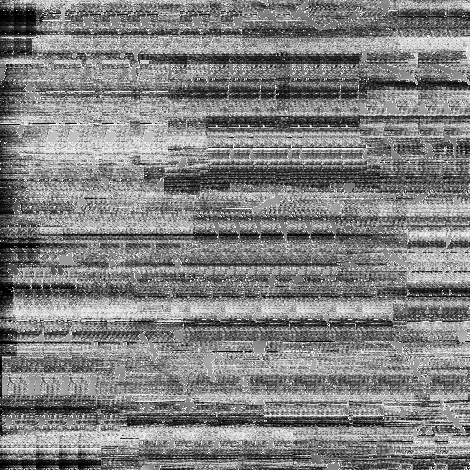
#> input picture Mask4.tif, 470 x 470 px, given as the content of the folder /Deposition images/Images/Testing impact of noise/Originals/, which was not available
$ python adding_noise.py   (older library calls are emulated)
#> lines starting #> are read from the running program, lines starting #| are printed output that depends on the picture; after the words box and inside, x2 and y2 are one past the last pixel; in counts of white or black regions, pixels touching at a corner belong together; pictures that were not available may be replaced by others from this repository, and a replacement may not be noted
'''
adding_noise.py:

This code adds artificial noise to greyscale images. Takes a path to folder
containing the images you want to augment with noise and adds 8 different
types of noise to these images:

- Banding
- Stripes
- Streaking
- Background streaking
- Blurring
- Inversion
- Drift
- Banding and stripes

The augmented images are then saved in a specified folder.

Paths to image folders are specified on lines 149 and 150.

Streaking and background contrast require you to provide a mask, an example
is given in this repository (mask4.tif). These are specified on lines 181
and 246.
'''

import cv2  # image processing functions
import numpy as np  # manipulating arrays
import os  # for navigating folders and files
import shutil  # operations on files
from scipy import ndimage  # for applying filters to images (e.g. Gaussian filter)
import math  # math functions
import random  # generating random numbers
import codecs
import scipy.misc
from skimage import filters  # used for finding otsus threshold


def getAllImages(dirName):
    # function to create a list of file and sub directories names in the given directory
    listOfFile = os.listdir(dirName)
    allFiles = list()
    # Iterate over all the entries
    for entry in listOfFile:
        # Create full path
        fullPath = os.path.join(dirName, entry)
        # If entry is a directory then get the list of files in this directory
        if os.path.isdir(fullPath):
            # allFiles = allFiles + getAllImages(fullPath)
            print("directory")
        else:
            allFiles.append(fullPath)

    return allFiles


def imgstripe(img):
    # function to add stripes to image
    rows, cols = img.shape
    rand_x = random.randint(15, rows - 16)  # randomised center x value of center stripe
    rand_y = random.randint(0, rows - 11)  # randomised center y value of center stripe
    rand_length = random.randint(0, rows - 21)  # randomised length of stripes in both y directions
    bow = random.randint(0, 2)  # 0 = black stripes, 1 = white stripes, 2 = random grey stripes
    numofs = random.randint(1, 7)  # randomised number of stripes
    if bow == 1:
        int = 255
    elif bow == 0:
        int = 0
    else:
        int = random.randint(1, 254)
    if rand_y + rand_length + 20 > rows - 1:
        if numofs >= 1:
            img[(rand_x - 15):(rand_x - 14), (rand_y + random.randint(0, 10)):rows - 1] = int
        if numofs >= 2:
            img[(rand_x - 10):(rand_x - 9), (rand_y + random.randint(0, 10)):rows - 1] = int
        if numofs >= 3:
            img[(rand_x - 6):(rand_x - 5), (rand_y + random.randint(0, 10)):rows - 1] = int
        if numofs >= 4:
            img[(rand_x - 1):(rand_x + 1), (rand_y + random.randint(0, 10)):rows - 1] = int
        if numofs >= 5:
            img[(rand_x + 3):(rand_x + 4), (rand_y + random.randint(0, 10)):rows - 1] = int
        if numofs >= 6:
            img[(rand_x + 8):(rand_x + 9), (rand_y + random.randint(0, 10)):rows - 1] = int
        if numofs >= 7:
            img[(rand_x + 13):(rand_x + 14), (rand_y + random.randint(0, 10)):rows - 1] = int
    else:
        if numofs >= 1:
            img[(rand_x - 15):(rand_x - 14),
            (rand_y + random.randint(0, 10)):(rand_y + rand_length + random.randint(0, 10))] = int
        if numofs >= 2:
            img[(rand_x - 10):(rand_x - 9),
            (rand_y + random.randint(0, 10)):(rand_y + rand_length + random.randint(0, 10))] = int
        if numofs >= 3:
            img[(rand_x - 6):(rand_x - 5),
            (rand_y + random.randint(0, 10)):(rand_y + rand_length + random.randint(0, 10))] = int
        if numofs >= 4:
            img[(rand_x - 1):(rand_x + 1),
            (rand_y + random.randint(0, 10)):(rand_y + rand_length + random.randint(0, 10))] = int
        if numofs >= 5:
            img[(rand_x + 3):(rand_x + 4),
            (rand_y + random.randint(0, 10)):(rand_y + rand_length + random.randint(0, 10))] = int
        if numofs >= 6:
            img[(rand_x + 8):(rand_x + 9),
            (rand_y + random.randint(0, 10)):(rand_y + rand_length + random.randint(0, 10))] = int
        if numofs >= 7:
            img[(rand_x + 13):(rand_x + 14),
            (rand_y + random.randint(0, 10)):(rand_y + rand_length + random.randint(0, 10))] = int
    if rand_y - rand_length - 20 < 0:
        if numofs >= 1:
            img[(rand_x - 15):(rand_x - 14), 0:(rand_y - random.randint(0, 10))] = int
        if numofs >= 2:
            img[(rand_x - 10):(rand_x - 9), 0:(rand_y - random.randint(0, 10))] = int
        if numofs >= 3:
            img[(rand_x - 6):(rand_x - 5), 0:(rand_y - random.randint(0, 10))] = int
        if numofs >= 4:
            img[(rand_x - 1):(rand_x + 1), 0:(rand_y - random.randint(0, 10))] = int
        if numofs >= 5:
            img[(rand_x + 3):(rand_x + 4), 0:(rand_y - random.randint(0, 10))] = int
        if numofs >= 6:
            img[(rand_x + 8):(rand_x + 9), 0:(rand_y - random.randint(0, 10))] = int
        if numofs >= 7:
            img[(rand_x + 13):(rand_x + 14), 0:rand_y] = int
    else:
        if numofs >= 1:
            img[(rand_x - 15):(rand_x - 14),
            (rand_y - rand_length - random.randint(0, 10)):(rand_y - random.randint(0, 10))] = int
        if numofs >= 2:
            img[(rand_x - 10):(rand_x - 9),
            (rand_y - rand_length - random.randint(0, 10)):(rand_y - random.randint(0, 10))] = int
        if numofs >= 3:
            img[(rand_x - 6):(rand_x - 5),
            (rand_y - rand_length - random.randint(0, 10)):(rand_y - random.randint(0, 10))] = int
        if numofs >= 4:
            img[(rand_x - 1):(rand_x + 1),
            (rand_y - rand_length - random.randint(0, 10)):(rand_y - random.randint(0, 10))] = int
        if numofs >= 5:
            img[(rand_x + 3):(rand_x + 4),
            (rand_y - rand_length - random.randint(0, 10)):(rand_y - random.randint(0, 10))] = int
        if numofs >= 6:
            img[(rand_x + 8):(rand_x + 9),
            (rand_y - rand_length - random.randint(0, 10)):(rand_y - random.randint(0, 10))] = int
        if numofs >= 7:
            img[(rand_x + 13):(rand_x + 14),
            (rand_y - rand_length - random.randint(0, 10)):(rand_y - random.randint(0, 10))] = int

    return img


# path_in is the folder with clean images to be augmented
# path_out is the folder where augmentated images will be saved
path_in = "/home/marmf/Deposition images/Images/Testing impact of noise/Originals/"
path_out = "/home/marmf/Deposition images/Images/Testing impact of noise/Augmented/"

progress = 0  # progress is an integer that is used in the augmented image file name when it's saved

for path in getAllImages(
        path_in):  # get all full file names for all images from path_in and loop through them one by one

    name = path[path.rfind('/') + 1:len(path) - 4]  # keep just the file name without extention

    # augmented image 1: adding stripes
    img = cv2.imread(path, 0)  # read image
#> img is the input picture: shape (470, 470); min 0, max 255, mean 128.3
    rows, cols = img.shape
#> rows = 470; cols = 470

    img_stripes = imgstripe(img)
#> in imgstripe, `img[(rand_x - 15):(rand_x - 14), (rand_y + random.randint(0, 10)):rows..`:
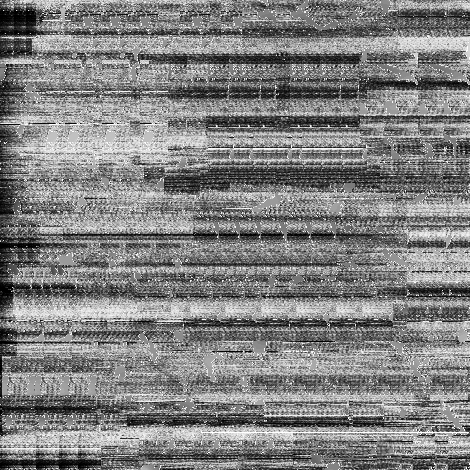
#> img: shape (470, 470); 0.12% of pixels changed, all inside (x1, y1, x2, y2) = (201, 432, 469, 433)
#> in imgstripe, `img[(rand_x - 15):(rand_x - 14), 0:(rand_y - random.randint(0, 10))] =..`: img: shape (470, 470); 0.09% of pixels changed, all inside (x1, y1, x2, y2) = (0, 432, 189, 433)
    cv2.imwrite(path_out + name + "_" + str(progress + 0) + ".png", img_stripes)

    # augmented image 2 and 3: banding and banding + stripes
    img = cv2.imread(path, 0)
    im_max = float(np.amax(img)) / 255  # max pixel value in image
#> im_max = 1
    img_banding = img
    for y in range(0, rows - 1):  # create banding effect
        img_banding[:, y] = 0.5 * ((math.sin(float(y) / 100) + 3) / (2 * max(im_max, 0.004))) * img[:, y]
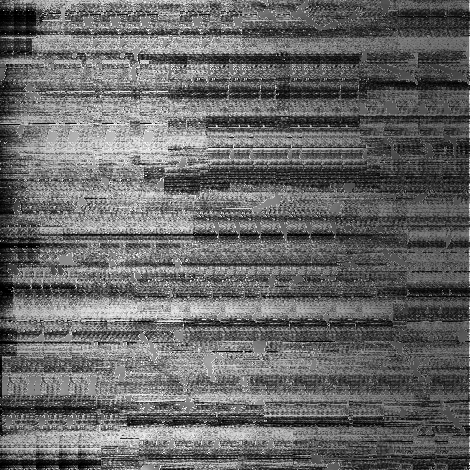
#> img_banding: shape (470, 470); min 0, max 255, mean 103.2
    cv2.imwrite(path_out + name + "_" + str(progress + 1) + ".png", img_banding)
    img_stripes2 = imgstripe(img_banding)
    cv2.imwrite(path_out + name + "_" + str(progress + 2) + ".png", img_stripes2)

    # augmented image 4: streaking
    img = cv2.imread(path, 0)

    mask_need_crop = cv2.imread(
        "/home/marmf/Deposition images/Images/For Unet/Training images/Clean only/Masks/Mask4.tif", 0)

    # uncomment if streaking with a high-frequency horizontal banding rather than mask, comment out lines 182-201
    # im_max = float(np.amax(img))/255
    # for x in range(0,rows-1):
    # img_streaking[x,:] = 0.5*((math.sin(float(x)/4)/2+3)/(2*max(im_max,0.004)))*img_[x,:]

    mask = mask_need_crop[0:rows, 0:rows]
    mask = cv2.resize(mask, (rows, rows), interpolation=cv2.INTER_CUBIC)
    flip = random.randint(0, 1)
    if flip == 1:
        mask = cv2.flip(mask, 1)
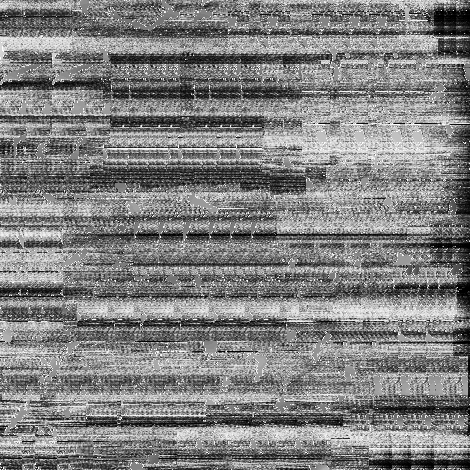
#> mask: shape (470, 470); min 0, max 255, mean 128.3
    scale = random.randint(0, 1)
    if scale == 1:
        mask_need_crop = cv2.resize(mask, (rows + 50, rows + 50), interpolation=cv2.INTER_CUBIC)
        mask = mask_need_crop[25:rows + 25, 25:rows + 25]
    pmin = np.amin(img)
#> pmin = 0
    pmax = np.amax(img)
#> pmax = 255
    if pmin != pmax:
        otsu = filters.threshold_otsu(img)
#> otsu = 123
    else:
        otsu = 0
    img_streaking = img
    for i in range(0, rows - 1):
        for j in range(0, rows - 1):
            if img_streaking[i, j] <= otsu:
                img_streaking[i, j] = min(0.1 * mask[i, j] + img[i, j], 255)

    cv2.imwrite(path_out + name + "_" + str(progress + 3) + ".png", img_streaking)

    # augmented image 5: inversion
    img = cv2.imread(path, 0)
    rand_x = random.randint(2, rows - 3)  # randomised row for inversion
#> rand_x = 160
    img_inverted = img
    img_inverted[(rand_x - 2):(rand_x + 2), :] = 255 - img[(rand_x - 2):(rand_x + 2), :]
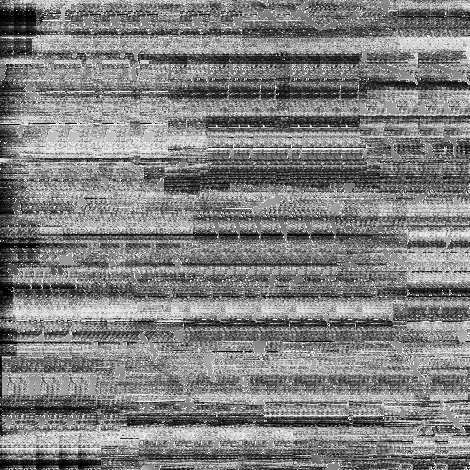
#> img_inverted: shape (470, 470); 0.85% of pixels changed, all inside (x1, y1, x2, y2) = (0, 158, 470, 162)
    cv2.imwrite(path_out + name + "_" + str(progress + 4) + ".png", img_inverted)

    # augmented image 6: blurring
    img = cv2.imread(path, 0)
    rand_x = random.randint(10, rows - 11)  # randomised rows for blurring
#> rand_x = 60
    img_blurred = img
    img_blurred[(rand_x - 10):(rand_x + 10), :] = ndimage.median_filter(img[(rand_x - 10):(rand_x + 10), :], size=5)
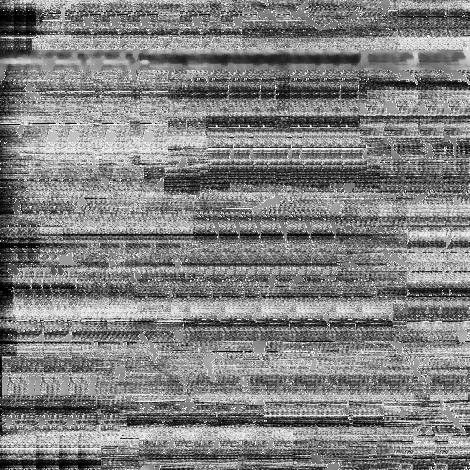
#> img_blurred: shape (470, 470); 3.6% of pixels changed, all inside (x1, y1, x2, y2) = (0, 50, 470, 70)
    cv2.imwrite(path_out + name + "_" + str(progress + 5) + ".png", img_blurred)

    # augmented image 7: drift
    img = cv2.imread(path, 0)
    rand_x = random.randint(2, rows - 3)  # randomised row for drift effect
#> rand_x = 375
    print(rand_x)  # print row so easier to find in image
#| 375
    img_drift = img
    # drift pixels in row by 5 places, in neighbouring rows by 3 places, and next rows by 1 place
    img_drift[rand_x, 5:rows - 1] = img[rand_x, 0:rows - 6]
    img_drift[rand_x, 0:4] = img[rand_x, rows - 5:rows - 1]
#> img_drift: shape (470, 470); min 0, max 255, mean 128.3
    img_drift[(rand_x - 1), 3:rows - 1] = img[(rand_x - 1), 0:rows - 4]
    img_drift[(rand_x - 1), 0:2] = img[(rand_x - 1), rows - 3:rows - 1]
#> img_drift: shape (470, 470); min 0, max 255, mean 128.3
    img_drift[(rand_x + 1), 3:rows - 1] = img[(rand_x + 1), 0:rows - 4]
    img_drift[(rand_x + 1), 0:2] = img[(rand_x + 1), rows - 3:rows - 1]
#> img_drift: shape (470, 470); min 0, max 255, mean 128.3
    img_drift[(rand_x - 2), 1:rows - 1] = img[(rand_x - 2), 0:rows - 2]
    img_drift[(rand_x - 2), 0] = img[(rand_x - 2), rows - 1]
#> img_drift: shape (470, 470); min 0, max 255, mean 128.3
    img_drift[(rand_x + 2), 1:rows - 1] = img[(rand_x + 2), 0:rows - 2]
    img_drift[(rand_x + 2), 0] = img[(rand_x + 2), rows - 1]
#> img_drift: shape (470, 470); min 0, max 255, mean 128.3
    cv2.imwrite(path_out + name + "_" + str(progress + 6) + ".png", img_drift)

    # augmented image 8: varying contrast
    img = cv2.imread(path, 0)
    mask_need_crop = cv2.imread(
        "/home/marmf/Deposition images/Images/For Unet/Training images/Clean only/Masks/Mask4.tif", 0)
    img_contrast = img
    mask = mask_need_crop[0:rows, 0:rows]
    mask = cv2.resize(mask, (rows, rows), interpolation=cv2.INTER_CUBIC)
    flip = random.randint(0, 1)
    if flip == 1:
        mask = cv2.flip(mask, 1)
    scale = random.randint(0, 1)
    if scale == 1:
        mask_need_crop = cv2.resize(mask, (rows + 50, rows + 50), interpolation=cv2.INTER_CUBIC)
        mask = mask_need_crop[25:rows + 25, 25:rows + 25]
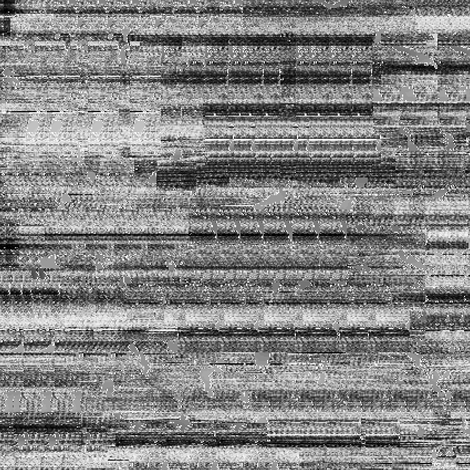
#> mask: shape (470, 470); min 0, max 255, mean 131.4
    img_contrast_inv = img_contrast
    for i in range(0, rows - 1):
        for j in range(0, rows - 1):
            img_contrast_inv[i, j] = 255 - img_contrast[i, j]
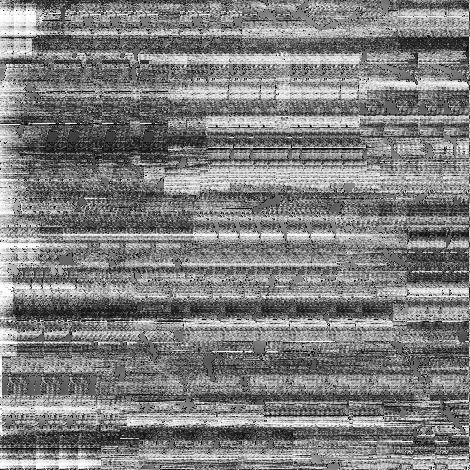
#> img_contrast_inv: shape (470, 470); min 0, max 255, mean 126.6
    pmin = np.amin(img)
    pmax = np.amax(img)
    if pmin != pmax:
        otsu = filters.threshold_otsu(img)
#> otsu = 128
    else:
        otsu = 0
    for i in range(0, rows - 1):
        for j in range(0, rows - 1):
            if img_contrast_inv[i, j] <= otsu:
                img_contrast_inv[i, j] = min(0.1 * mask[i, j] + img[i, j], 255)
    for i in range(0, rows - 1):
        for j in range(0, rows - 1):
            img_contrast[i, j] = 255 - img_contrast_inv[i, j]
#> (the run stopped early here; a loop or call above may not have finished)
